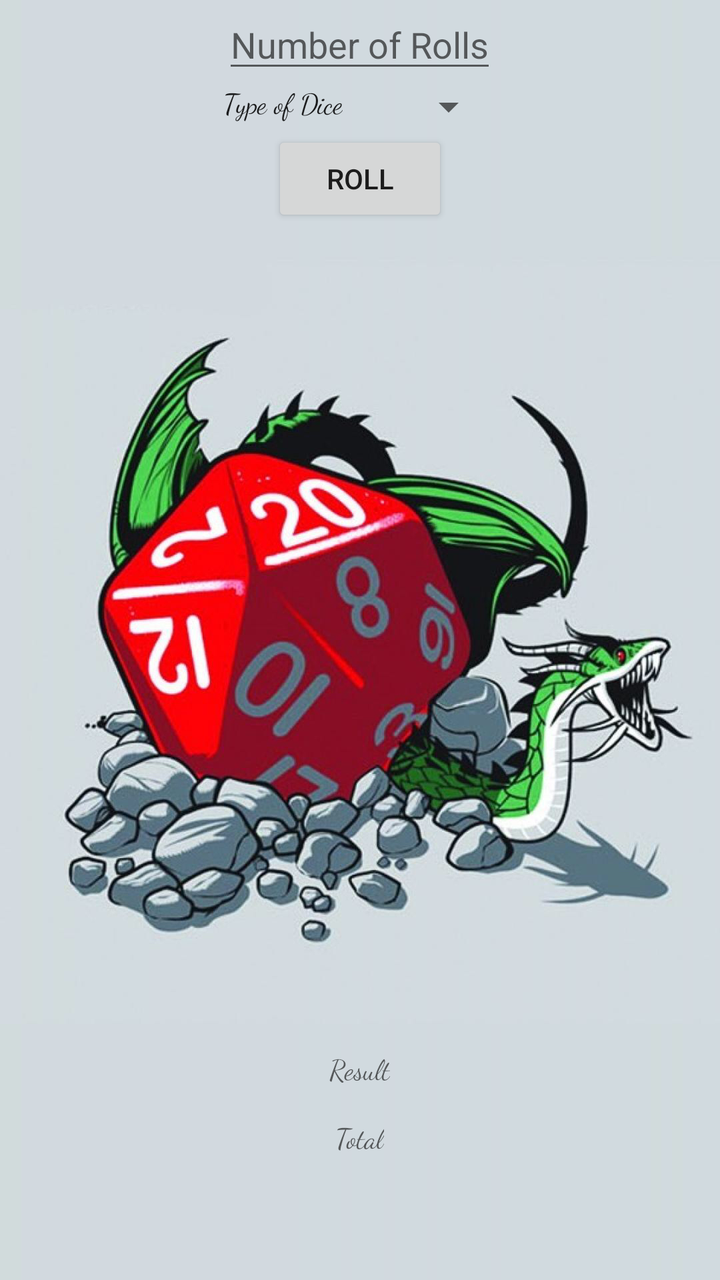
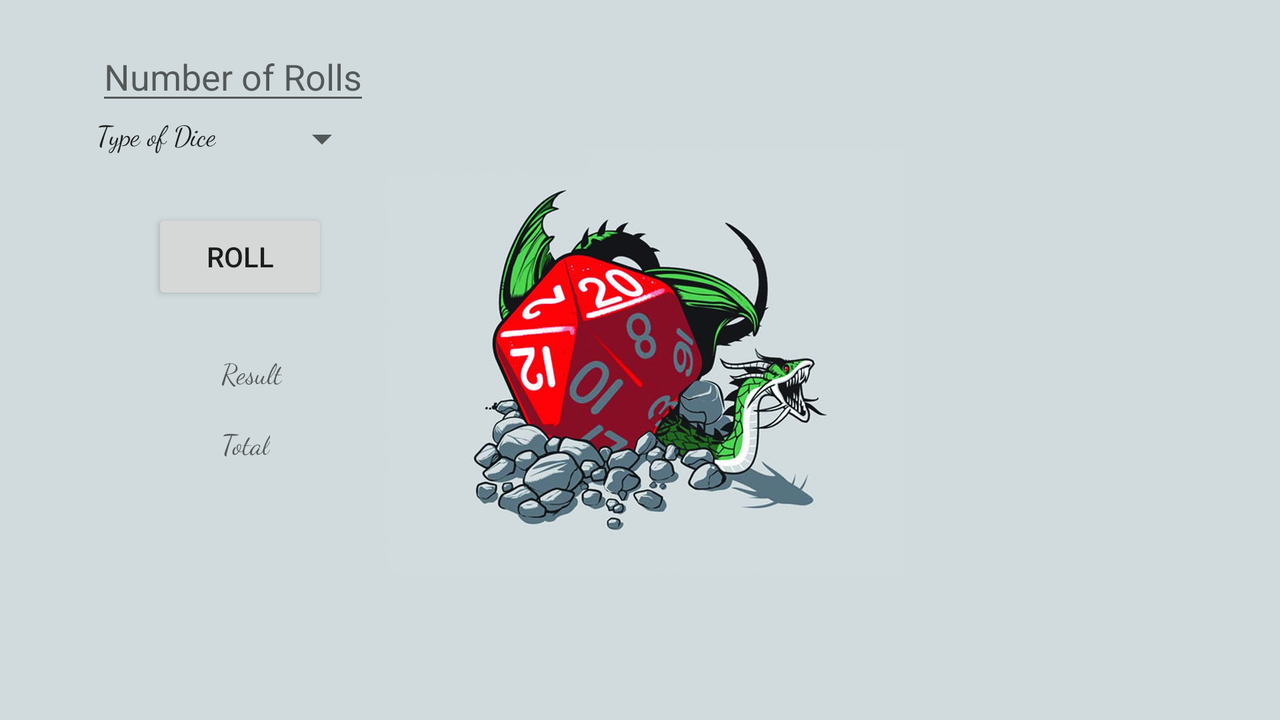

The same Android screen from two of the app's own layout files: first res/layout/ as a phone draws it, then the repository's variant for another configuration, drawn on a device whose configuration selects that folder. Both files follow.
<!-- AndroidManifest.xml: activity theme AppTheme.NoActionBar -->
<!-- res/layout/activity_roller.xml -->
<?xml version="1.0" encoding="utf-8"?>
<android.support.design.widget.CoordinatorLayout xmlns:android="http://schemas.android.com/apk/res/android"
    xmlns:tools="http://schemas.android.com/tools"
    android:layout_width="match_parent"
    android:layout_height="match_parent"
    android:background="@drawable/dragon_background"
    android:fitsSystemWindows="true"
    tools:context="com.example.daniel.rollwithit.activities.RollerActivity">

    <RelativeLayout
        android:layout_width="match_parent"
        android:layout_height="match_parent">

        <EditText
            android:id="@+id/number_of_rolls"
            android:layout_width="wrap_content"
            android:layout_height="wrap_content"
            android:layout_alignParentTop="true"
            android:layout_centerHorizontal="true"
            android:hint="@string/number_of_rolls"
            android:inputType="number" />

        <Spinner
            android:id="@+id/dice_spinner"
            android:layout_width="wrap_content"
            android:layout_height="wrap_content"
            android:layout_alignEnd="@+id/number_of_rolls"
            android:layout_below="@+id/number_of_rolls"
            android:layout_toEndOf="@+id/type_of_dice" />

        <TextView
            android:id="@+id/type_of_dice"
            android:layout_width="wrap_content"
            android:layout_height="wrap_content"
            android:layout_alignBottom="@+id/dice_spinner"
            android:layout_alignStart="@+id/number_of_rolls"
            android:layout_below="@+id/number_of_rolls"
            android:text="@string/type_of_dice"
            android:textAlignment="center" />

        <Button
            android:id="@+id/roll_button"
            android:layout_width="wrap_content"
            android:layout_height="wrap_content"
            android:layout_below="@+id/dice_spinner"
            android:layout_centerHorizontal="true"
            android:onClick="rollDice"
            android:text="@string/roll_button" />

        <TextView
            android:id="@+id/roll_result"
            android:layout_width="wrap_content"
            android:layout_height="wrap_content"
            android:layout_above="@+id/roll_total"
            android:layout_centerHorizontal="true"
            android:layout_marginBottom="15dp"
            android:hint="@string/roll_result"
            android:textAlignment="center" />

        <TextView
            android:id="@+id/roll_total"
            android:layout_width="wrap_content"
            android:layout_height="wrap_content"
            android:layout_alignParentBottom="true"
            android:layout_centerHorizontal="true"
            android:layout_marginBottom="62dp"
            android:hint="@string/roll_total"
            android:textAlignment="center" />
    </RelativeLayout>
</android.support.design.widget.CoordinatorLayout>
<!-- resources referenced by this layout -->
<resources>
  <!-- drawable dragon_background: jpg bitmap (drawable-hdpi, 460897 bytes) -->
  <string name="number_of_rolls">Number of Rolls</string>
  <string name="roll_button">Roll</string>
  <string name="roll_result">Result</string>
  <string name="roll_total">Total</string>
  <string name="type_of_dice">Type of Dice</string>
  <style name="AppTheme.NoActionBar">
          <item name="android:textViewStyle">@style/cursive</item>
          <item name="windowActionBar">false</item>
          <item name="windowNoTitle">true</item>
      </style>
  <style name="cursive">
          <item name="android:fontFamily">cursive</item>
      </style>
</resources>
<!-- res/layout-land/activity_roller.xml (the repository's variant of the layout above) -->
<!-- drawn on the phone turned sideways -->
<?xml version="1.0" encoding="utf-8"?>
<android.support.design.widget.CoordinatorLayout xmlns:android="http://schemas.android.com/apk/res/android"
    xmlns:tools="http://schemas.android.com/tools"
    android:layout_width="match_parent"
    android:layout_height="match_parent"
    android:background="@drawable/dragonback"
    android:fitsSystemWindows="true"
    tools:context="com.example.daniel.roll20.activities.MainActivity">

    <RelativeLayout
        android:layout_width="match_parent"
        android:layout_height="match_parent">

        <EditText
            android:id="@+id/numberOfRolls"
            android:layout_width="wrap_content"
            android:layout_height="wrap_content"
            android:layout_alignParentTop="true"
            android:layout_marginLeft="48dp"
            android:layout_marginTop="16dp"
            android:hint="@string/number_of_rolls"
            android:inputType="number" />

        <TextView
            android:id="@+id/typeOfDice"
            android:layout_width="wrap_content"
            android:layout_height="wrap_content"
            android:layout_alignBottom="@+id/dice_spinner"
            android:layout_alignLeft="@+id/numberOfRolls"
            android:layout_alignStart="@+id/numberOfRolls"
            android:layout_below="@+id/numberOfRolls"
            android:text="@string/type_of_dice"
            android:textAlignment="center" />

        <Spinner
            android:id="@+id/dice_spinner"
            android:layout_width="wrap_content"
            android:layout_height="wrap_content"
            android:layout_alignEnd="@+id/numberOfRolls"
            android:layout_alignRight="@+id/numberOfRolls"
            android:layout_below="@+id/numberOfRolls"
            android:layout_toEndOf="@+id/typeOfDice"
            android:layout_toRightOf="@+id/typeOfDice" />

        <Button
            android:id="@+id/RollButton"
            android:layout_width="wrap_content"
            android:layout_height="wrap_content"
            android:layout_alignEnd="@+id/dice_spinner"
            android:layout_alignRight="@+id/dice_spinner"
            android:layout_below="@+id/dice_spinner"
            android:layout_marginEnd="21dp"
            android:layout_marginRight="21dp"
            android:layout_marginTop="23dp"
            android:onClick="rollDice"
            android:text="@string/roll_button" />

        <TextView
            android:id="@+id/roll_result"
            android:layout_width="wrap_content"
            android:layout_height="wrap_content"
            android:layout_alignEnd="@+id/RollButton"
            android:layout_alignRight="@+id/RollButton"
            android:layout_below="@+id/RollButton"
            android:layout_marginEnd="23dp"
            android:layout_marginRight="23dp"
            android:layout_marginTop="24dp"
            android:hint="@string/roll_result"
            android:textAlignment="center" />

        <TextView
            android:id="@+id/roll_total"
            android:layout_width="wrap_content"
            android:layout_height="wrap_content"
            android:layout_alignLeft="@+id/roll_result"
            android:layout_alignStart="@+id/roll_result"
            android:layout_below="@+id/roll_result"
            android:layout_marginTop="16dp"
            android:hint="@string/roll_total"
            android:textAlignment="center" />
    </RelativeLayout>
</android.support.design.widget.CoordinatorLayout>
<!-- resources referenced by the variant -->
<!-- as the phone turned sideways resolves them -->
<resources>
  <!-- drawable dragonback: jpg bitmap (drawable-land-hdpi, 81962 bytes) -->
  <string name="number_of_rolls">Number of Rolls</string>
  <string name="roll_button">Roll</string>
  <string name="roll_result">Result</string>
  <string name="roll_total">Total</string>
  <string name="type_of_dice">Type of Dice</string>
  <style name="AppTheme.NoActionBar">
          <item name="android:textViewStyle">@style/cursive</item>
          <item name="windowActionBar">false</item>
          <item name="windowNoTitle">true</item>
      </style>
  <style name="cursive">
          <item name="android:fontFamily">cursive</item>
      </style>
</resources>
